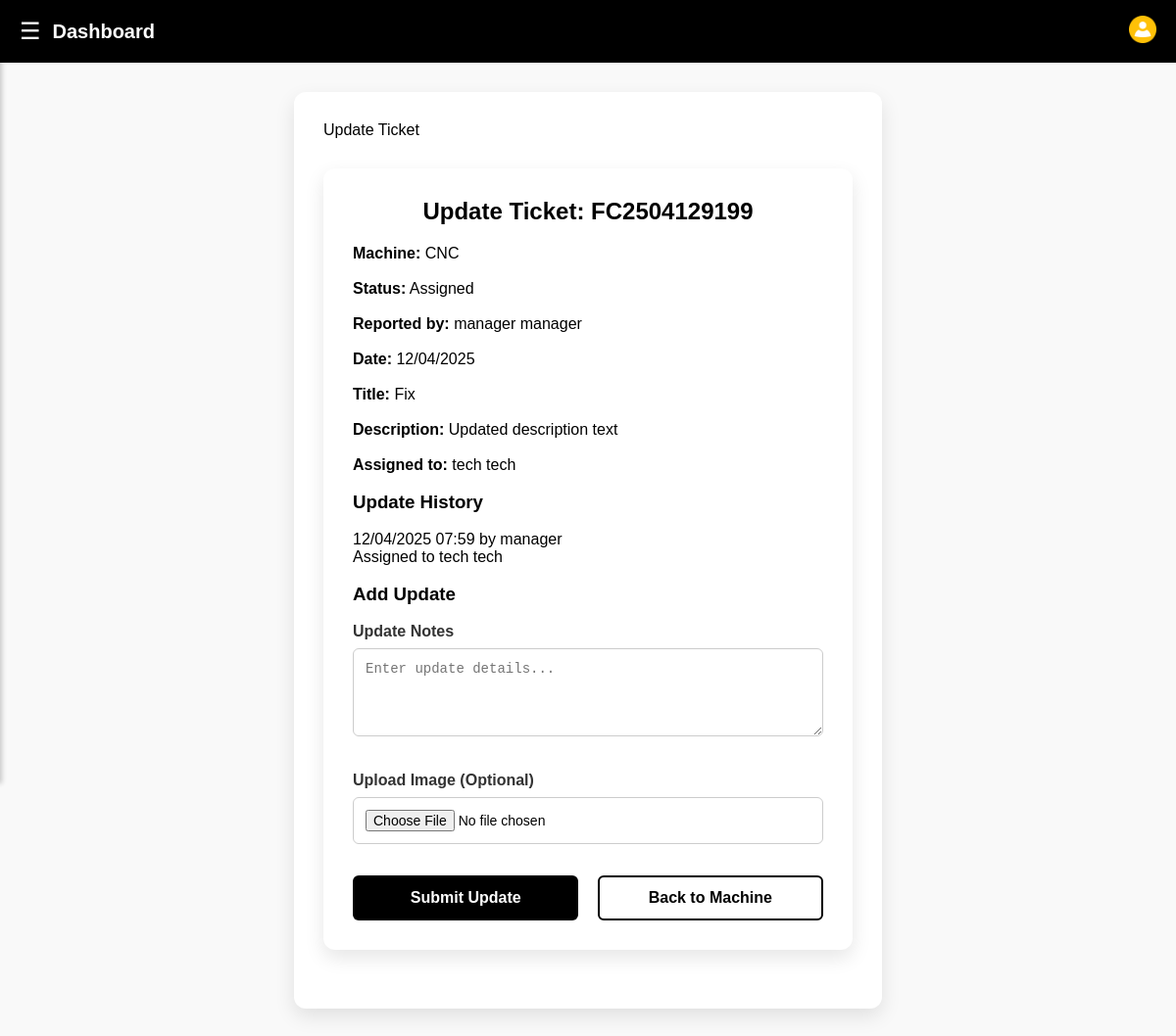
Screenshot of /update-ticket/11/ (signed in) with the database file from the repository.
### core/models.py (models this page shows, shortened)
class Ticket(models.Model):
    STATUS_CHOICES = (
        ('open', 'Open'),
        ('assigned', 'Assigned'),
        ('in_progress', 'In Progress'),
        ('resolved', 'Resolved'),
        ('closed', 'Closed'),
    )
    fault_code = models.CharField(max_length=20, unique=True, editable=False)
    machine = models.ForeignKey(Machine, on_delete=models.CASCADE, related_name='tickets')
    title = models.CharField(max_length=255)
    description = models.TextField()
    status = models.CharField(max_length=20, choices=STATUS_CHOICES, default='open')
    created_by = models.ForeignKey(User, on_delete=models.CASCADE, related_name='created_tickets')
    assigned_to = models.ForeignKey(User, on_delete=models.SET_NULL, null=True, blank=True, related_name='assigned_tickets')
    image = models.ImageField(upload_to='tickets/', blank=True, null=True)
    created_at = models.DateTimeField(auto_now_add=True)
    updated_at = models.DateTimeField(auto_now=True)

class Machine(models.Model):
    STATUS_CHOICES = (
        ('ok', 'OK'),
        ('warning', 'Warning'),
        ('fault', 'Fault'),
    )
    code = models.CharField(max_length=10, unique=True)
    name = models.CharField(max_length=100)
    description = models.TextField()
    status = models.CharField(max_length=20, choices=STATUS_CHOICES, default='ok')
    update_text = models.CharField(max_length=255, default='Working Fine')
    warning_text = models.CharField(max_length=255, blank=True, null=True)
    image = models.ImageField(upload_to='machines/', blank=True, null=True)
    created_at = models.DateTimeField(auto_now_add=True)
    updated_at = models.DateTimeField(auto_now=True)

class User(AbstractUser):
    USER_TYPES = (
        ('manager', 'Manager'),
        ('technician', 'Technician'),
        ('guest', 'Guest'),
        ('admin', 'Admin'),
    )
    username = None
    email = models.EmailField(unique=True)
    user_type = models.CharField(max_length=20, choices=USER_TYPES, default='guest')
    USERNAME_FIELD = 'email'
    REQUIRED_FIELDS = ['first_name', 'last_name', 'user_type']
    objects = UserManager()

class TicketUpdate(models.Model):
    ticket = models.ForeignKey(Ticket, on_delete=models.CASCADE, related_name='updates')
    user = models.ForeignKey(User, on_delete=models.CASCADE)
    update_text = models.TextField()
    image = models.ImageField(upload_to='ticket_updates/', blank=True, null=True)
    created_at = models.DateTimeField(auto_now_add=True)
    class Meta:
        ordering = ['-created_at']

### core/views.py (the view)
# urls.py: path('update-ticket/<int:ticket_id>/', views.update_ticket, name='update-ticket'),
@login_required
def update_ticket(request, ticket_id):
    ticket = get_object_or_404(Ticket, pk=ticket_id)
    if request.method == 'POST':
        form = TicketUpdateForm(request.POST, request.FILES)
        if form.is_valid():
            update = form.save(commit=False)
            update.ticket = ticket
            update.user = request.user
            update.save()
            new_status = request.POST.get('ticket_status')
            if new_status and new_status in dict(Ticket.STATUS_CHOICES):
                old_status = ticket.status
                ticket.status = new_status
                ticket.save()
                if new_status == 'resolved':
                    machine = ticket.machine
                    if not Ticket.objects.filter(machine=machine).exclude(id=ticket.id).filter(status__in=['open', 'assigned', 'in_progress']).exists():
                        machine.status = 'ok'
                        machine.update_text = 'Resolved'
                        machine.warning_text = None
                        machine.save()
                if old_status != new_status:
                    status_update = f"Status changed from {dict(Ticket.STATUS_CHOICES)[old_status]} to {dict(Ticket.STATUS_CHOICES)[new_status]}"
                    TicketUpdate.objects.create(
                        ticket=ticket,
                        user=request.user,
                        update_text=status_update
                    )
            messages.success(request, 'Ticket updated successfully!')
            return redirect('machine-detail', machine_id=ticket.machine.id)
    else:
        form = TicketUpdateForm()
    updates = ticket.updates.all()
    context = {
        'form': form,
        'ticket': ticket,
        'updates': updates,
    }
    return render(request, 'core/update-ticket.html', context)

### core/forms.py
class TicketUpdateForm(forms.ModelForm):
    STATUS_CHOICES = Ticket.STATUS_CHOICES
    ticket_status = forms.ChoiceField(
        choices=STATUS_CHOICES,
        required=False,
        widget=forms.Select(attrs={'class': 'form-control'})
    )
    class Meta:
        model = TicketUpdate
        fields = ['update_text', 'image']
        widgets = {
            'update_text': forms.Textarea(attrs={'class': 'form-control', 'placeholder': 'Enter update details...', 'rows': 4}),
        }

### core/templates/core/update-ticket.html (shortened to what this page needs)
{% extends 'core/base.html' %}
{% load static %}
{% block extra_css %}<link rel="stylesheet" href="{% static 'css/raise-ticket.css' %}">{% endblock %}
{% block content %}
{% include 'core/navbar.html' %}
{% block navbar_title %}Update Ticket{% endblock %}
<div class="container">
  <h2>Update Ticket: {{ ticket.fault_code }}</h2>
  <div class="ticket-info">
    <div class="row">
      <div class="column">
        <p><strong>Machine:</strong> {{ ticket.machine.name }}</p><br>
        <p><strong>Status:</strong> <span class="status-{{ ticket.status }}">{{ ticket.get_status_display }}</span></p><br>
      </div>
      <div class="column">
        <p><strong>Reported by:</strong> {{ ticket.created_by.first_name }} {{ ticket.created_by.last_name }}</p><br>
        <p><strong>Date:</strong> {{ ticket.created_at|date:"d/m/Y" }}</p><br>
      </div>
    </div>
    <p><strong>Title:</strong> {{ ticket.title }}</p><br>
    <p><strong>Description:</strong> {{ ticket.description }}</p><br>
    {% if ticket.assigned_to %}
    <p><strong>Assigned to:</strong> {{ ticket.assigned_to.first_name }} {{ ticket.assigned_to.last_name }}</p><br>
    {% else %}
    <p><strong>Assigned to:</strong> Not assigned</p><br>
    {% if user.user_type == 'manager' %}
    <a href="{% url 'assign-tech' %}?ticket_id={{ ticket.id }}&machine_id={{ ticket.machine.id }}" class="btn submit-btn" style="margin-bottom: 20px; display: inline-block;">Assign Technician</a>
    {% endif %}
    {% endif %}
  </div>
  <h3>Update History</h3><br>
  <div class="updates-list">
    {% for update in updates %}
    <div class="update-item">
      <p class="update-time">{{ update.created_at|date:"d/m/Y H:i" }} by {{ update.user.first_name }}</p>
      <p class="update-text">{{ update.update_text }}</p>
    </div>
    {% empty %}
    <p>No updates yet.</p>
    {% endfor %}
  </div><br>
  <h3>Add Update</h3><br>
  <form method="post" enctype="multipart/form-data">
    <div class="form-group">
      <label for="id_update_text">Update Notes</label>
      {{ form.update_text }}
    </div>
    <div class="form-group">
      <label for="id_image">Upload Image (Optional)</label>
      {{ form.image }}
    </div>
    <div class="buttons">
      <button type="submit" class="btn submit-btn">Submit Update</button>
      <a href="{% url 'machine-detail' machine_id=ticket.machine.id %}" class="btn cancel-btn">Back to Machine</a>
    </div>
  </form>
</div>
{% endblock %}

### core/static/css/theme.css (style rules this page uses)
* { margin: 0; padding: 0; box-sizing: border-box; }
body { font-family: 'Poppins', sans-serif; background-color: #f9f9f9; color: #000; padding-top: 64px; }
.container { max-width: 1200px; margin: 0 auto; padding: 20px; }

### core/static/css/raise-ticket.css (style rules this page uses)
* { margin: 0; padding: 0; box-sizing: border-box; }
body { font-family: 'Poppins', sans-serif; background-color: #f9f9f9; color: #000; padding-top: 64px; }
.container { max-width: 600px; margin: 30px auto; background: white; padding: 30px; box-shadow: 0px 8px 20px rgba(0, 0, 0, 0.1); border-radius: 12px; animation: fadeIn 0.8s ease-in-out; }
h2 { text-align: center; margin-bottom: 20px; color: #000; font-weight: 600; }
.form-group { margin-bottom: 32px; }
label { font-weight: 600; display: block; margin-bottom: 8px; color: #333; }
input, select, textarea { width: 100%; padding: 12px; border: 1px solid #ccc; border-radius: 6px; font-size: 14px; transition: 0.3s; }
textarea { resize: vertical; }
.buttons { display: flex; justify-content: space-between; margin-top: 20px; }
.btn { padding: 12px 20px; border: none; cursor: pointer; font-size: 16px; border-radius: 6px; width: 48%; transition: 0.3s; }
.submit-btn { background: #000; color: white; font-weight: bold; text-align: center; }
.cancel-btn { border: 2px solid #000; color: #000; font-weight: bold; display: flex; text-align: center; text-decoration: none; justify-content: center; }

### rows the page displays
Ticket: fault_code "FC2504129199", machine.name "CNC", status "Assigned", created_by.first_name "manager", created_by.last_name "manager", created_at "12/04/2025", title "Fix", description "Updated description text", assigned_to.first_name "tech", assigned_to.last_name "tech"
TicketUpdate: created_at "12/04/2025 07:59", user.first_name "manager", update_text "Assigned to tech tech"

### other values shown
{{ navbar_title|default:"Dashboard" }} "Dashboard"
